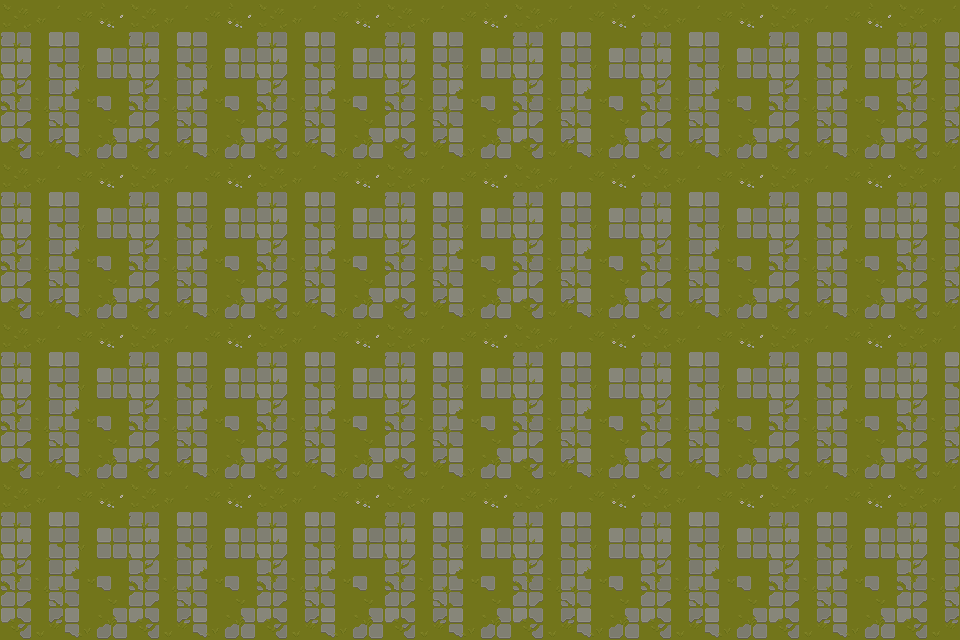

Below is a game level as drawn by its tile map, then a one-line description and the .tmx file that defines it, in full:
An orthogonal 30x20 tile map with 32x32 px tiles, 1 tile layer (Tile Layer 1) and 1 object (spine-player).

<map version="1.9" tiledversion="1.9.2" orientation="orthogonal" renderorder="left-up" width="30" height="20" tilewidth="32" tileheight="32" infinite="0" nextlayerid="3" nextobjectid="5">
 <tileset firstgid="1" source="tileset2.tsx" />
 <layer id="1" name="Tile Layer 1" width="30" height="20">
  <data encoding="csv">
26,27,28,29,26,27,28,29,26,27,28,29,26,27,28,29,26,27,28,29,26,27,28,29,26,27,28,29,26,27,
34,35,36,37,34,35,36,37,34,35,36,37,34,35,36,37,34,35,36,37,34,35,36,37,34,35,36,37,34,35,
42,43,44,45,42,43,44,45,42,43,44,45,42,43,44,45,42,43,44,45,42,43,44,45,42,43,44,45,42,43,
50,51,52,53,50,51,52,53,50,51,52,53,50,51,52,53,50,51,52,53,50,51,52,53,50,51,52,53,50,51,
58,59,60,61,58,59,60,61,58,59,60,61,58,59,60,61,58,59,60,61,58,59,60,61,58,59,60,61,58,59,
26,27,28,29,26,27,28,29,26,27,28,29,26,27,28,29,26,27,28,29,26,27,28,29,26,27,28,29,26,27,
34,35,36,37,34,35,36,37,34,35,36,37,34,35,36,37,34,35,36,37,34,35,36,37,34,35,36,37,34,35,
42,43,44,45,42,43,44,45,42,43,44,45,42,43,44,45,42,43,44,45,42,43,44,45,42,43,44,45,42,43,
50,51,52,53,50,51,52,53,50,51,52,53,50,51,52,53,50,51,52,53,50,51,52,53,50,51,52,53,50,51,
58,59,60,61,58,59,60,61,58,59,60,61,58,59,60,61,58,59,60,61,58,59,60,61,58,59,60,61,58,59,
26,27,28,29,26,27,28,29,26,27,28,29,26,27,28,29,26,27,28,29,26,27,28,29,26,27,28,29,26,27,
34,35,36,37,34,35,36,37,34,35,36,37,34,35,36,37,34,35,36,37,34,35,36,37,34,35,36,37,34,35,
42,43,44,45,42,43,44,45,42,43,44,45,42,43,44,45,42,43,44,45,42,43,44,45,42,43,44,45,42,43,
50,51,52,53,50,51,52,53,50,51,52,53,50,51,52,53,50,51,52,53,50,51,52,53,50,51,52,53,50,51,
58,59,60,61,58,59,60,61,58,59,60,61,58,59,60,61,58,59,60,61,58,59,60,61,58,59,60,61,58,59,
26,27,28,29,26,27,28,29,26,27,28,29,26,27,28,29,26,27,28,29,26,27,28,29,26,27,28,29,26,27,
34,35,36,37,34,35,36,37,34,35,36,37,34,35,36,37,34,35,36,37,34,35,36,37,34,35,36,37,34,35,
42,43,44,45,42,43,44,45,42,43,44,45,42,43,44,45,42,43,44,45,42,43,44,45,42,43,44,45,42,43,
50,51,52,53,50,51,52,53,50,51,52,53,50,51,52,53,50,51,52,53,50,51,52,53,50,51,52,53,50,51,
58,59,60,61,58,59,60,61,58,59,60,61,58,59,60,61,58,59,60,61,58,59,60,61,58,59,60,61,58,59
</data>
 </layer>
 <objectgroup id="2" name="GameObjects">
  <object id="3" name="spine-player" x="320" y="384" width="32" height="32" />
 </objectgroup>
</map>
